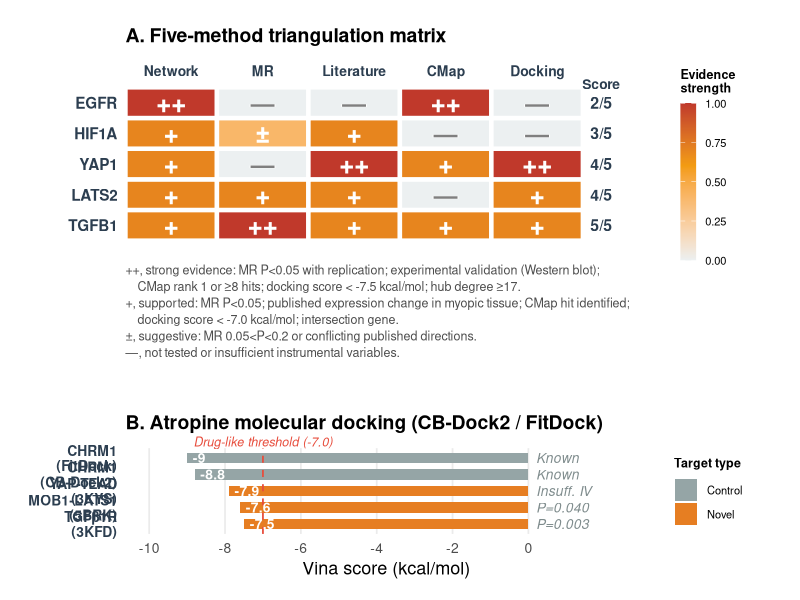
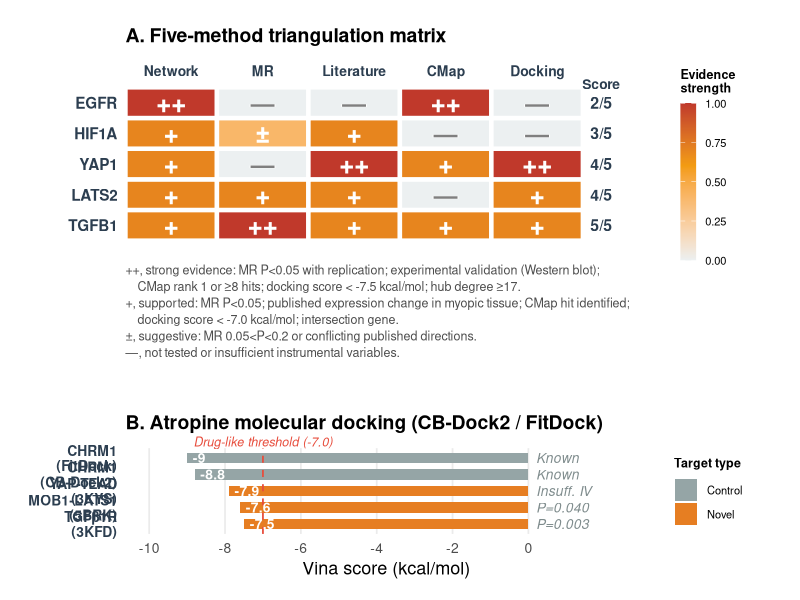

The R source for these figures, in order:
###############################################################################
# Figure 4: Triangulation Heatmap + Docking Bar Chart
# Output: Fig4_Triangulation_Docking.png (300 dpi, 7.5 x 8 inches)
###############################################################################

# Ensure necessary packages are installed
if (!require(ggplot2)) install.packages("ggplot2", repos = "http://cran.us.r-project.org")
if (!require(patchwork)) install.packages("patchwork", repos = "http://cran.us.r-project.org")
if (!require(dplyr)) install.packages("dplyr", repos = "http://cran.us.r-project.org")

library(ggplot2)
library(patchwork)
library(dplyr)

# ============================================================
# PANEL A: TRIANGULATION HEATMAP
# ============================================================

# Evidence matrix (1=strong, 0.7=moderate, 0.4=suggestive, 0=none)
tri_data <- data.frame(
    Gene = rep(c("TGFB1", "LATS2", "YAP1", "HIF1A", "EGFR"), each = 5),
    Method = rep(c("Network", "MR", "Literature", "CMap", "Docking"), 5),
    Score = c(
        # TGFB1: intersection deg12(+), MR P=0.003(++), Wu(+), MMP#1(+), -7.5(+)
        0.7, 1.0, 0.7, 0.7, 0.7,
        # LATS2: Ext. Layer(+), MR P=0.04(+), Liu YAP-(+), none(--), -7.6(+)
        0.7, 0.7, 0.7, 0.0, 0.7,
        # YAP1: 24 edges(+), insuff(--), Liu YAP-- (++), Src 3x(+), -7.9(++)
        0.7, 0.0, 1.0, 0.7, 1.0,
        # HIF1A: intersect(+), p=0.154(±), conflicting(+), none(--), none(--)
        0.7, 0.4, 0.7, 0.0, 0.0,
        # EGFR: hub#9(++), insuff(--), none(--), 8x(++), none(--)
        1.0, 0.0, 0.0, 1.0, 0.0
    ),
    Label = c(
        # TGFB1
        "+", "++", "+", "+", "+",
        # LATS2
        "+", "+", "+", "\u2014", "+",
        # YAP1
        "+", "\u2014", "++", "+", "++",
        # HIF1A
        "+", "\u00B1", "+", "\u2014", "\u2014",
        # EGFR
        "++", "\u2014", "\u2014", "++", "\u2014"
    ),
    Convergence = rep(c("5/5", "4/5", "4/5", "3/5", "2/5"), each = 5),
    stringsAsFactors = FALSE
)

# Order genes by convergence score
tri_data$Gene <- factor(tri_data$Gene, levels = c("TGFB1", "LATS2", "YAP1", "HIF1A", "EGFR"))
tri_data$Method <- factor(tri_data$Method, levels = c("Network", "MR", "Literature", "CMap", "Docking"))

# Convergence annotation
conv_labels <- data.frame(
    Gene = factor(c("TGFB1", "LATS2", "YAP1", "HIF1A", "EGFR"),
        levels = c("TGFB1", "LATS2", "YAP1", "HIF1A", "EGFR")
    ),
    label = c("5/5", "4/5", "4/5", "3/5", "2/5"),
    stringsAsFactors = FALSE
)

legend_cap <- "++, strong evidence: MR P<0.05 with replication; experimental validation (Western blot);\n    CMap rank 1 or \u22658 hits; docking score < -7.5 kcal/mol; hub degree \u226517.\n+, supported: MR P<0.05; published expression change in myopic tissue; CMap hit identified;\n    docking score < -7.0 kcal/mol; intersection gene.\n\u00B1, suggestive: MR 0.05<P<0.2 or conflicting published directions.\n\u2014, not tested or insufficient instrumental variables."

panelA <- ggplot(tri_data, aes(x = Method, y = Gene, fill = Score)) +
    geom_tile(color = "white", linewidth = 1.5) +
    geom_text(aes(label = Label), size = 6.5, color = "white", fontface = "bold", lineheight = 0.85) +
    # Override text color for empty cells
    geom_text(
        data = tri_data %>% filter(Score == 0),
        aes(label = Label), size = 6, color = "grey50", fontface = "bold"
    ) +
    # Convergence score on right
    geom_text(
        data = conv_labels, aes(x = 5.7, y = Gene, label = label, fill = NULL),
        size = 4, fontface = "bold", color = "#2C3E50", hjust = 0.5
    ) +
    scale_fill_gradientn(
        colors = c("#ECF0F1", "#F39C12", "#C0392B"), # grey, amber, red
        values = c(0, 0.6, 1),
        limits = c(0, 1),
        name = "Evidence\nstrength"
    ) +
    scale_x_discrete(position = "top", expand = expansion(add = c(0.5, 1.2))) +
    labs(
        title = "A. Five-method triangulation matrix",
        caption = legend_cap,
        x = NULL, y = NULL
    ) +
    annotate("text", x = 5.7, y = 5.6, label = "Score", fontface = "bold", size = 3.5, color = "#2C3E50") +
    coord_cartesian(clip = "off") +
    theme_minimal(base_size = 13, base_family = "sans") +
    theme(
        plot.title = element_text(face = "bold", size = 14, hjust = 0, margin = margin(b = 10)),
        plot.caption = element_text(hjust = 0, size = 9, color = "grey30", lineheight = 1.1, margin = margin(t = 15)),
        axis.text.x.top = element_text(face = "bold", size = 10, color = "#2C3E50"),
        axis.text.y = element_text(face = "bold", size = 11, color = "#2C3E50"),
        panel.grid = element_blank(),
        legend.position = "right",
        legend.key.height = unit(0.8, "cm"),
        legend.key.width = unit(0.4, "cm"),
        legend.title = element_text(size = 9, face = "bold"),
        legend.text = element_text(size = 8),
        plot.margin = margin(15, 30, 15, 15)
    )

# ============================================================
# PANEL B: DOCKING BAR CHART
# ============================================================

dock_data <- data.frame(
    Target = c(
        "CHRM1\n(FitDock)", "CHRM1\n(CB-Dock2)", "YAP-TEAD\n(3KYS)",
        "MOB1-LATS1\n(5BRK)", "TGF\u03B21R\n(3KFD)"
    ),
    Score = c(-9.0, -8.8, -7.9, -7.6, -7.5),
    Type = c("Control", "Control", "Novel", "Novel", "Novel"),
    MR = c("Known", "Known", "Insuff. IV", "P=0.040", "P=0.003"),
    stringsAsFactors = FALSE
)

dock_data$Target <- factor(dock_data$Target, levels = rev(dock_data$Target))

panelB <- ggplot(dock_data, aes(x = Target, y = Score, fill = Type)) +
    geom_col(width = 0.65) +
    geom_hline(yintercept = -7.0, linetype = "dashed", color = "#E74C3C", linewidth = 0.6) +
    # Shift Drug-like text and ensure it isn't clipped
    annotate("text",
        x = 5.4, y = -7.0, label = "Drug-like threshold (-7.0)",
        size = 3.2, color = "#E74C3C", hjust = 0.5, vjust = -0.5, fontface = "italic"
    ) +
    # MR annotation fully moved to the POSITIVE side (outside the bar)
    geom_text(aes(label = MR, y = 0.2), size = 3.5, color = "#7F8C8D", fontface = "italic", hjust = 0) +
    # Score labels tucked cleanly inside the left end of the bar
    geom_text(aes(label = Score, y = Score + 0.15), size = 3.5, color = "white", fontface = "bold", hjust = 0) +
    scale_fill_manual(
        values = c("Control" = "#95A5A6", "Novel" = "#E67E22"),
        name = "Target type"
    ) +
    # Extend limits to positive 2.5 to accommodate MR labels and completely prevent truncation
    scale_y_continuous(
        limits = c(-10, 2.5), breaks = seq(-10, 0, 2),
        labels = function(x) paste0(x, "")
    ) +
    labs(
        title = "B. Atropine molecular docking (CB-Dock2 / FitDock)",
        x = NULL,
        y = "Vina score (kcal/mol)"
    ) +
    # This disables clipping outside the panel bounds!
    coord_flip(clip = "off") +
    theme_minimal(base_size = 13, base_family = "sans") +
    theme(
        plot.title = element_text(face = "bold", size = 14, hjust = 0, margin = margin(t = 15, b = 10)),
        axis.text.y = element_text(face = "bold", size = 10, color = "#2C3E50"),
        axis.text.x = element_text(size = 10),
        panel.grid.major.y = element_blank(),
        panel.grid.minor = element_blank(),
        legend.position = "right",
        legend.title = element_text(size = 9, face = "bold"),
        legend.text = element_text(size = 8),
        plot.margin = margin(10, 10, 10, 10)
    )

# ============================================================
# COMBINE AND SAVE
# ============================================================

fig4 <- panelA / panelB + plot_layout(heights = c(1.3, 0.7))

out_png <- "c:/Projectbulid/CP3/figures/Fig4_Triangulation_Docking.png"
out_tiff <- "c:/Projectbulid/CP3/figures/Fig4_Triangulation_Docking.tiff"

ggsave(out_png, fig4, width = 7.5, height = 9, dpi = 300, bg = "white")
ggsave(out_tiff, fig4, width = 7.5, height = 9, dpi = 300, bg = "white", compression = "lzw")

cat("✅ Figure 4 saved successfully!\n")
cat("  PNG: ", out_png, "\n")
cat("  TIFF: ", out_tiff, "\n")
